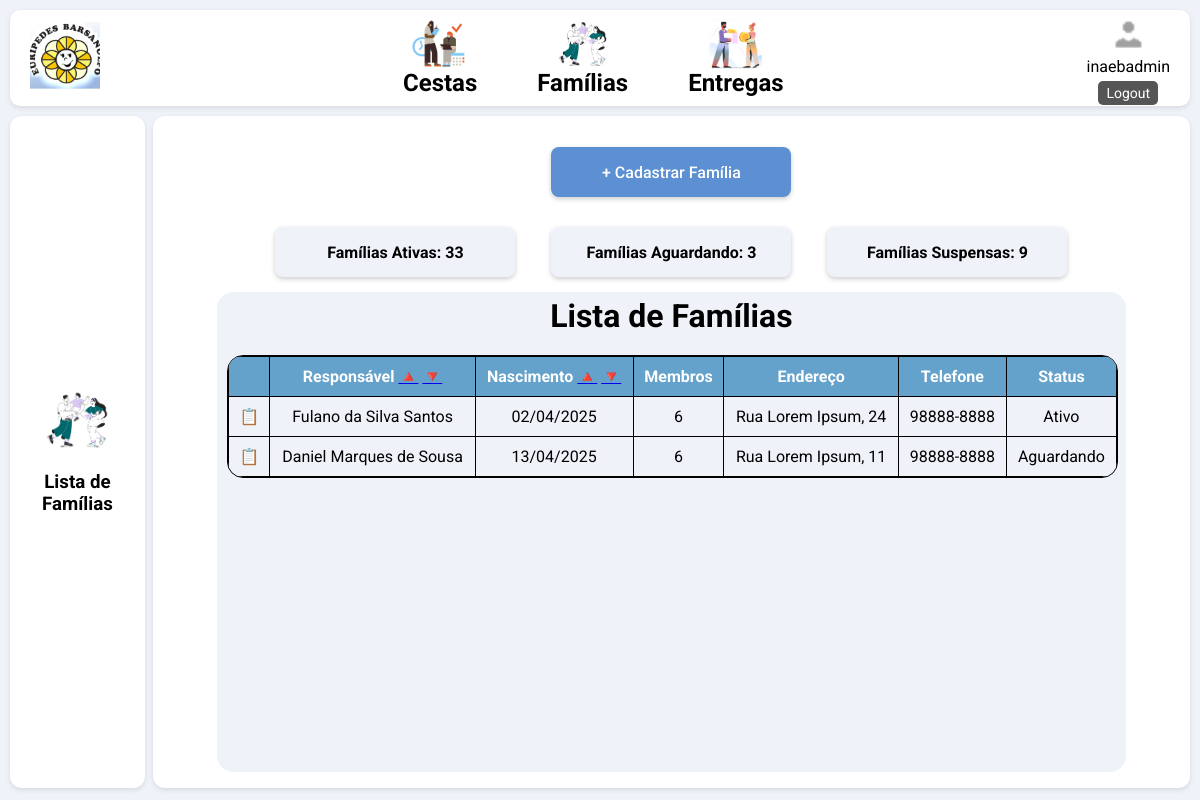
The page /cadastro/lista_familias/?order_by=-nome (signed in) on the database its author committed.
### website/models.py (models this page shows, shortened)
class Familia(models.Model):
    data_entrevista = models.DateField()
    nome = models.CharField(max_length=50)
    rg = models.CharField(max_length=12)
    cpf = models.CharField(max_length=14)
    data_nascimento = models.DateField()
    receita_apro = models.DecimalField(max_digits=10, decimal_places=2, null=True, blank=True)
    despesa_apro = models.DecimalField(max_digits=10, decimal_places=2, null=True, blank=True)
    endereco = models.CharField(max_length=50)
    bairro = models.CharField(max_length=50, null=True, blank=True)
    cidade = models.CharField(max_length=50, null=True, blank=True)
    cep = models.CharField(max_length=9, null=True, blank=True)
    ponto_referencia = models.CharField(max_length=50, null=True, blank=True)
    complemento = models.CharField(max_length=50, null=True, blank=True)
    status_atendimento = models.CharField(max_length=20)
    inicio_atendimento = models.DateField(null=True, blank=True)
    termino_atendimento = models.DateField(null=True, blank=True)
    lixo = models.CharField(max_length=50, null=True, blank=True)
    limpeza_casa = models.CharField(max_length=50, null=True, blank=True)
    obs_limpeza = models.CharField(max_length=2000, null=True, blank=True)
    agua = models.CharField(max_length=50, null=True, blank=True)
    esgoto = models.CharField(max_length=50, null=True, blank=True)
    obs_esgoto = models.CharField(max_length=2000, null=True, blank=True)
    tipo_moradia= models.CharField(max_length=20, null=True, blank=True)
    num_comodo = models.IntegerField(null=True, blank=True)
    num_moradores = models.IntegerField(null=True, blank=True)
    banheiro = models.CharField(max_length=10, null=True, blank=True)
    construcao = models.CharField(max_length=50, null=True, blank=True)
    televisor = models.BooleanField(null=True, blank=True)
    geladeira = models.BooleanField(null=True, blank=True)
    celular_smartphone_tablet = models.BooleanField(null=True, blank=True)
    aparelho_som = models.BooleanField(null=True, blank=True)
    maquina_lavar = models.BooleanField(null=True, blank=True)
    carro_moto = models.BooleanField(null=True, blank=True)
    dvd = models.BooleanField(null=True, blank=True)
    computador_notebook = models.BooleanField(null=True, blank=True)
    telefone_internet = models.BooleanField(null=True, blank=True)
    obs_gerais = models.TextField(max_length=2000, null=True, blank=True)

### website/views.py (the view)
# urls.py: path("cadastro/lista_familias/", lista_familias, name="lista_familias"),
def lista_familias(request):
    order_field = request.GET.get('order_by', 'nome')
    valid_fields = ['nome', 'data_nascimento', '-nome', '-data_nascimento']
    if order_field not in valid_fields:
        order_field = 'nome'
    dados_familia = Familia.objects.all().order_by(order_field)
    context = {
        'dados_familia': dados_familia,
        'range': range(20)
    }
    return render(request, "lista_familias.html", context)

### website/templates/lista_familias.html (shortened to what this page needs)
{% load static %}
<!DOCTYPE html>
<html lang="en">
<head>
    <link rel="stylesheet" href="{% static 'css/daniel.css' %}" typer="css">
</head>
<body>
{% include 'includes/nav.html' %}
<div class="main-container">
    <div class="left-column">
        <div class="left-column-content">
        <img src="{% static 'img/familia.png' %}" alt="Example" />
        <h3>Lista de Famílias</h3>
        </div>
    </div>
    <div class="right-column">
        <div class="right-column-content">
            <div class="right-column-buttons-1">
                <div class="buttons-1-row">
                    <div class="button-register-1">
                        + Cadastrar Família
                    </div>
                </div>
                <div class="buttons-1-row">
                    <div class="button-info-1">
                        Famílias Ativas: 33
                    </div>
                    <div class="button-info-1">
                        Famílias Aguardando: 3
                    </div>
                    <div class="button-info-1">
                        Famílias Suspensas: 9
                    </div>
                </div>
            </div>
            <div class="right-column-list-1">
            <h1>Lista de Famílias</h1>
            <div class="table-container">
                <table>
                <thead>
                    <tr>
                    <th></th>
                    <th>Responsável <a href="?order_by=nome">🔺</a> <a href="?order_by=-nome">🔻</a></th>
                    <th>Nascimento <a href="?order_by=data_nascimento">🔺</a> <a href="?order_by=-data_nascimento">🔻</a></th>
                    <th>Membros</th>
                    <th>Endereço</th>
                    <th>Telefone</th>
                    <th>Status</th>
                    </tr>
                </thead>
                <tbody>
                    {% for registro in dados_familia %}
                    <tr>
                    <td>📋</td>
                    <td>{{ registro.nome }}</td>
                    <td>{{ registro.data_nascimento|date:"d/m/Y" }}</td>
                    <td>6</td>
                    <td>{{ registro.endereco }}</td>
                    <td>98888-8888</td>
                    <td>{{ registro.status_atendimento }}</td>
                    </tr>
                    {% endfor %}
                </tbody>
                </table>
            </div>
            </div>
        </div>
    </div>
</div>
</body>
</html>

### website/templates/includes/nav.html (shortened to what this page needs)
{% load static %}
<nav class="nav">
    <div class="nav-left">
      <a href="{% url 'menu' %}">
      <img src="{% static 'img/logo.jpg' %}" alt="Logo" class="logo" />
      </a>
    </div>
    <ul class="nav-items">
      <li>
        <a href="{% url 'cadastro_cestas' %}">
        <img src="{% static 'img/cadastro_produtos.png' %}" alt="Cestas" />
        <h2>Cestas</h2>
        </a>
      </li>
      <li>
        <a href="{% url 'lista_familias' %}">
        <img src="{% static 'img/familia.png' %}" alt="Famílias" />
        <h2>Famílias</h2>
        </a>
      </li>
      <li>
        <a href="{% url 'lista_entregas' %}">
        <img src="{% static 'img/doacao.png' %}" alt="Entregas" />
        <h2>Entregas</h2>
        </a>
      </li>
    </ul>
    <div class="nav-right">
      <img src="{% static 'img/icone_login2.png' %}" alt="User" class="user-icon" />
      {% if user.is_authenticated %}
          {{ user.username }}
          <form action="{% url 'logout' %}" method="post" style="display: inline;">
              <button type="submit" class="logout-button">Logout</button>
          </form>
      {% else %}
      <a href="{% url 'login' %}">Login</a>
      {% endif %}
    </div>
</nav>

### static/css/daniel.css (style rules this page uses)
* { margin: 0; padding: 0; box-sizing: border-box; font-family: 'Roboto', sans-serif; }
body { background: #EFF3F9; flex-direction: column; }
h1 { margin: 5px; }
.nav { box-sizing: border-box; text-align: center; margin: 10px; height: 12vh; border-radius: 10px; background-color: #ffffff; display: flex; align-items: center; justify-content: space-between; padding: 0 20px; box-shadow: 0 2px 5px rgba(0,0,0,0.1); gap: 5vw; }
.nav-left .logo { width: 70px; height: auto; }
.nav-items { list-style: none; display: flex; gap: 5vw; position: relative; }
.nav-items li { display: flex; flex-direction: column; align-items: center; position: relative; }
.nav-items li a { display: flex; flex-direction: column; align-items: center; text-decoration: none; color: inherit; }
.nav-items li img { width: 70px; object-fit: contain; height: 50px; }
.nav-right { display: flex; flex-direction: column; align-items: center; gap: 5px; }
.nav-right .user-icon { margin-top: 5px; width: 35px; height: auto; }
.logout-button { background-color: #555; color: white; border: none; padding: 4px 8px; border-radius: 5px; font-size: 14px; cursor: pointer; }
.main-container { display: flex; gap: 0.5rem; height: 84vh; box-sizing: border-box; margin: 10px; }
.left-column { flex: 0.25; box-shadow: 0 2px 5px rgba(0,0,0,0.1); background-color: #fff; border-radius: 12px; align-content: center; }
.left-column-content { padding: 2rem; text-align: center; }
.left-column-content img { display: inline-block; max-width: 100%; height: auto; border-radius: 8px; margin-bottom: 1rem; }
.right-column { flex: 2; background-color: #ffffff; padding: 1rem; border-radius: 12px; box-shadow: 0 2px 5px rgba(0,0,0,0.1); display: flex; flex-direction: column; overflow: auto; }
.right-column-content { padding-right: 3rem; padding-left: 3rem; text-align: center; flex-direction: column; height: 100%; width: 100%; flex: 1; display: flex; }
.right-column-buttons-1 { flex: 0.25; display: flex; flex-direction: column; height: 100%; }
.buttons-1-row { flex: 1; display: flex; align-items: center; justify-content: center; height: 100%; gap: 3vw; }
.button-register-1 { display: inline-block; background-color: #5C90D2; color: #ffffff; width: 240px; height: 50px; border: none; border-radius: 8px; font-size: 16px; font-weight: 500; text-decoration: none; align-content: center; cursor: pointer; text-align: center; transition: background-color 0.3s ease, box-shadow 0.3s ease; box-shadow: 0 2px 5px rgba(0, 0, 0, 0.2); }
.button-info-1 { display: inline-block; background-color: #EFF3F9; color: #000000; width: 240px; height: 50px; border: none; border-radius: 8px; font-size: 16px; font-weight: 500; text-decoration: none; align-content: center; cursor: pointer; text-align: center; transition: background-color 0.3s ease, box-shadow 0.3s ease; box-shadow: 0 2px 5px rgba(0, 0, 0, 0.2); font-weight: bold; }
.right-column-list-1 { flex: 0.75; border-radius: 16px; background-color: #EFF3F9; }
.table-container { width: 98%; max-height: 500px; overflow: auto; border: 1px solid #000; margin-top: 20px; margin-left: 10px; margin-right: 10px; border-radius: 16px; }
table { width: 100%; border-collapse: collapse; }
table th, table td { border: 1px solid #000; padding: 10px; text-align: center; }
table th { background-color: rgb(100, 162, 204); color: white; font-weight: bold; position: sticky; top: 0; z-index: 2; }

### rows shown on the page
Familia: nome "Fulano da Silva Santos", data_nascimento "02/04/2025", endereco "Rua Lorem Ipsum, 24", status_atendimento "Ativo"
Familia: nome "Daniel Marques de Sousa", data_nascimento "13/04/2025", endereco "Rua Lorem Ipsum, 11", status_atendimento "Aguardando"

### other values the page prints
{{ user.username }} "inaebadmin"
